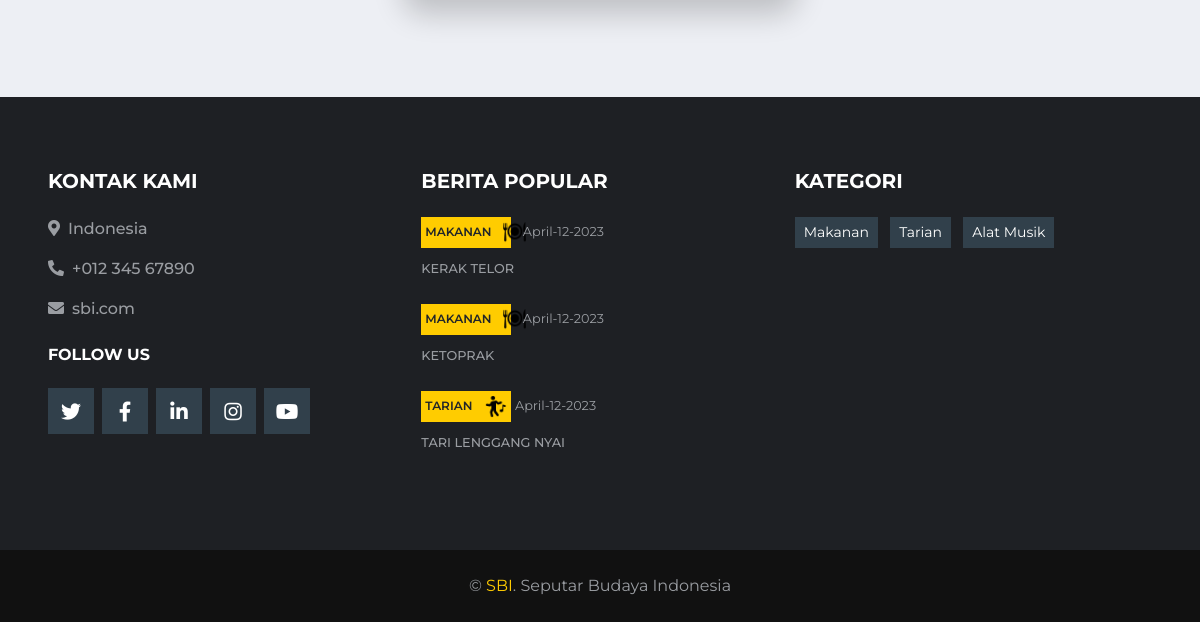
Before: /index.php/kategori (lower part) with the older database file.
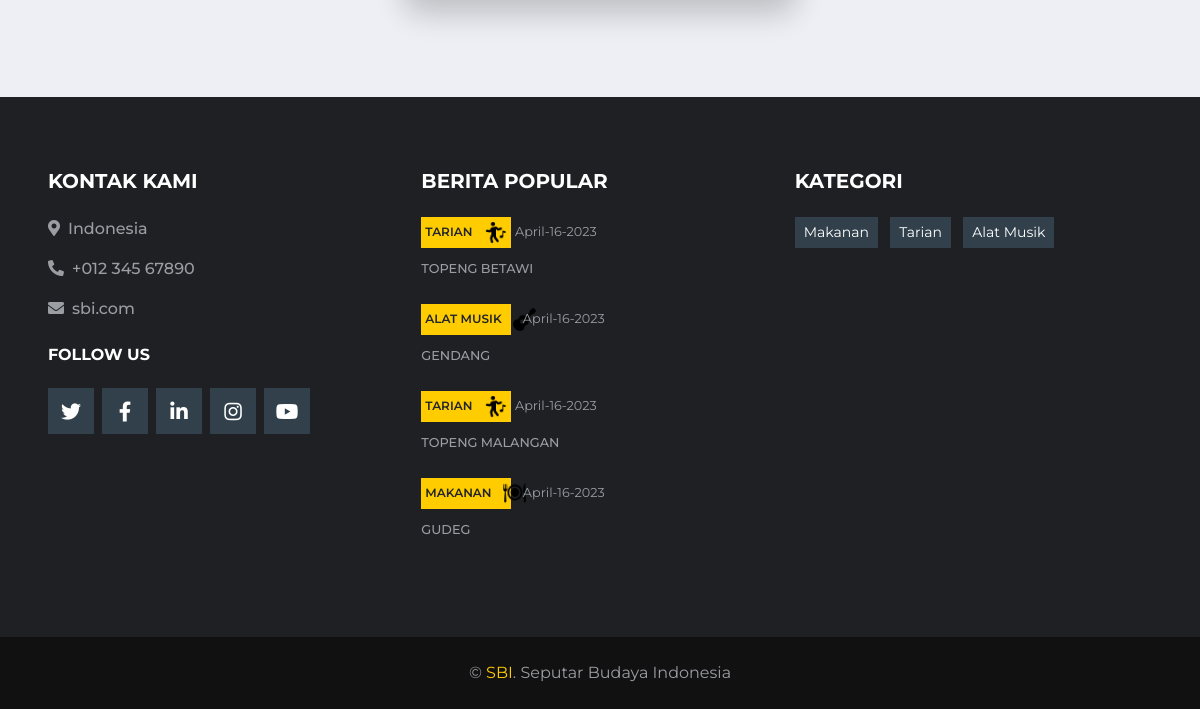
After: the same page with the newer database file.
### tables this page shows
CREATE TABLE `upload_content` (
  `id_konten` int(11) NOT NULL,
  `id_user` int(11) NOT NULL,
  `nama_penulis` varchar(80) NOT NULL,
  `judul_konten` varchar(255) NOT NULL,
  `daerah` varchar(50) NOT NULL,
  `kategori` varchar(50) NOT NULL,
  `kategori2` varchar(50) NOT NULL,
  `isi_konten` text NOT NULL,
  `gambar` text NOT NULL,
  `tgl_konten` datetime NOT NULL DEFAULT current_timestamp()
);

### application/controllers/Kategori.php (called while the page is built, shortened)
<?php
class Kategori extends CI_Controller {
	public function index() {
		$data['kategori'] = $this->model_kategori->data_kategori()->result();
		$data_home_navbar['data_home_navbar'] = $this->model_home->data_home_navbar()->result();
		$data_slider_home['home'] = $this->model_home->data_home2()->result();
		$this->load->view('templates/header');
		$this->load->view('templates/navbar', $data_home_navbar);
		$this->load->view('kategori', $data);
		$this->load->view('templates/footer_content',$data_slider_home);
		$this->load->view('templates/footer');
	}
}

### index.php (called while the page is built, shortened)
<?php
require_once BASEPATH.'core/CodeIgniter.php';

### application/models/model_home.php (called while the page is built, shortened)
<?php
class Model_home extends CI_Model
{
    public function data_home2()
    {
        $this->db->where('kategori2', "slider_home");
        $result = $this->db->get('upload_content');
        return $result;
    }
    public function data_berita_terbaru()
    {
        $this->db->order_by("tgl_konten", "desc");
        $result = $this->db->get('upload_content', 4, 0);
        return $result;
    }
}

### application/views/templates/footer_content.php (the view)
<div class="container-fluid bg-dark pt-5 px-lg-5 mt-5 px-4">
    <div class="row py-4">
        <div class="col-lg-4 col-md-6 mb-5">
            <h5 class="mb-4 text-white text-uppercase font-weight-bold">Kontak Kami</h5>
            <p class="font-weight-medium"><i class="fa fa-map-marker-alt mr-2"></i>Indonesia</p>
            <p class="font-weight-medium"><i class="fa fa-phone-alt mr-2"></i>+012 345 67890</p>
            <p class="font-weight-medium"><i class="fa fa-envelope mr-2"></i>sbi.com</p>
            <h6 class="mt-4 mb-4 text-white text-uppercase font-weight-bold">Follow Us</h6>
            <div class="d-flex justify-content-start">
                <a class="btn btn-lg btn-secondary btn-lg-square mr-2" href="#"><i class="fab fa-twitter"></i></a>
                <a class="btn btn-lg btn-secondary btn-lg-square mr-2" href="#"><i class="fab fa-facebook-f"></i></a>
                <a class="btn btn-lg btn-secondary btn-lg-square mr-2" href="#"><i class="fab fa-linkedin-in"></i></a>
                <a class="btn btn-lg btn-secondary btn-lg-square mr-2" href="#"><i class="fab fa-instagram"></i></a>
                <a class="btn btn-lg btn-secondary btn-lg-square" href="#"><i class="fab fa-youtube"></i></a>
            </div>
        </div>
        <div class="col-lg-4 col-md-6 mb-5">
            <h5 class="mb-4 text-white text-uppercase font-weight-bold">Berita Popular</h5>
            <div class="mb-3">
                <?php foreach ($home as $brt) :?>
                <div class="mb-2">
                <?php if ($brt->kategori == "tarian") { ?>
                    <a class="badge badge-primary text-uppercase font-weight-semi-bold p-1 " href="<?=base_url('kategori/tarian')?>"><?= $brt->kategori ?> <img src="<?= base_url() ?>assets/img/dance_icon.png" style="height: 23px;" class="ml-2" alt=""></a>
                    <?php }; ?>
                <?php if ($brt->kategori == "makanan") { ?>
                    <a class="badge badge-primary text-uppercase font-weight-semi-bold p-1 mr-2 w-25" href="<?=base_url('kategori/makanan')?>"><?= $brt->kategori ?> <img src="<?= base_url() ?>assets/img/food-icon.png" style="height: 23px;" class="ml-2" alt=""></a>
                    <?php }; ?>
                <?php if ($brt->kategori == "alat musik") { ?>
                    <a class="badge badge-primary text-uppercase font-weight-semi-bold p-1 mr-2 w-25" href="<?=base_url('kategori/alat_musik')?>"><?= $brt->kategori ?> <img src="<?= base_url() ?>assets/img/alat_musik.png" style="height: 23px;" class="ml-2" alt=""></a>
                    <?php }; ?>
                    <?php $originalDate = $brt->tgl_konten; $newDate = date("F-d-Y", strtotime($originalDate));?><a class="text-body" href=""><small><?= $newDate ?></small></a>
                </div>
                <a class="small text-body text-uppercase font-weight-medium" href=""><?=$brt->judul_konten;?></a>
                <br>
                <br>
                <?php endforeach ; ?>
            </div>
        </div>
        <div class="col-lg-4 col-md-6 mb-5">
            <h5 class="mb-4 text-white text-uppercase font-weight-bold">kATEGORI</h5>
            <div class="m-n1">
            <a href="<?=base_url('kategori/makanan')?>" class="btn btn-sm btn-secondary m-1">Makanan</a>
                <a href="<?=base_url('kategori/tarian')?>" class="btn btn-sm btn-secondary m-1">Tarian</a>
                <a href="<?=base_url('kategori/alat_musik')?>" class="btn btn-sm btn-secondary m-1">Alat Musik</a>
            </div>
        </div>
    </div>
</div>
<div class="container-fluid py-4 px-sm-3 px-md-5" style="background: #111111;">
    <p class="m-0 text-center">&copy; <a href="#">SBI</a>. Seputar Budaya Indonesia
</div>

Changed rows visible on the page:
no longer on this page (row edited): upload_content: kategori "MAKANAN", tgl_konten "April-12-2023", judul_konten "KERAK TELOR"
no longer on this page (row edited): upload_content: kategori "MAKANAN", tgl_konten "April-12-2023", judul_konten "KETOPRAK"
no longer on this page (row edited): upload_content: kategori "TARIAN", tgl_konten "April-12-2023", judul_konten "TARI LENGGANG NYAI"
added upload_content: kategori "TARIAN", tgl_konten "April-16-2023", judul_konten "TOPENG BETAWI"
added upload_content: kategori "ALAT MUSIK", tgl_konten "April-16-2023", judul_konten "GENDANG"
added upload_content: kategori "TARIAN", tgl_konten "April-16-2023", judul_konten "TOPENG MALANGAN"
added upload_content: kategori "MAKANAN", tgl_konten "April-16-2023", judul_konten "GUDEG"
